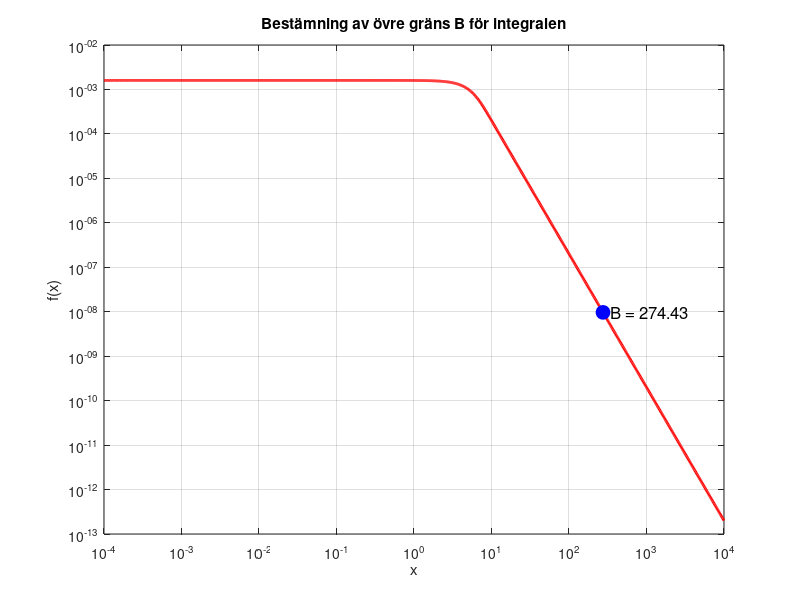

This chart was generated by the following MATLAB code: (Note: this script raises an error after producing the figure.)
% Uppgift 6b: Bestäm en övre gräns B där integranden är tillräckligt liten
clear; clc;

% Definiera funktionen f(x)
f = @(x) (1 - exp(-(x/5).^3)) ./ (5*x.^3);

% Skapa x-värden i intervallet [1e-4, 100] för att analysera svansen
x = logspace(-4, 4, 1000);
y = f(x);

% Plotta funktionen
figure;
plot(x, y, 'r-', 'LineWidth', 2);
xlabel('x');
ylabel('f(x)');
title('Bestämning av övre gräns B för integralen');
grid on;
set(gca, 'XScale', 'log', 'YScale', 'log'); % Log-log skala för tydlighet

% Hitta första x där f(x) < 10^(-8)
threshold = 1e-8;
B_index = find(y < threshold, 1, 'first'); % Första index där f(x) < threshold
B = x(B_index);

% Markera punkten på grafen
hold on;
plot(B, f(B), 'bo', 'MarkerSize', 10, 'MarkerFaceColor', 'b');
text(B, f(B), sprintf('  B = %.2f', B), 'FontSize', 12);

% Spara figuren som bild
saveas(gcf, 'question6b_plot.png');

% Öppna figuren automatiskt
open('question6b_plot.png');
xlim([])
% Skriv ut B i en fil
fileID = fopen('question6b_results.txt', 'w');
fprintf(fileID, 'Övre gräns B där f(x) < 1e-8: B = %.8f\n', B);
fclose(fileID);
